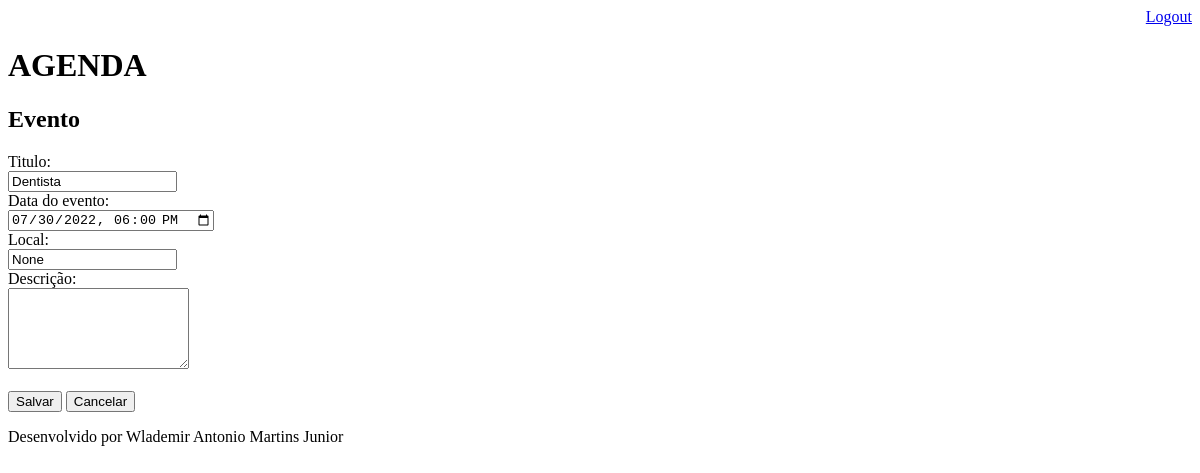
The app's page /agenda/evento/?id=1 (signed in), older data.
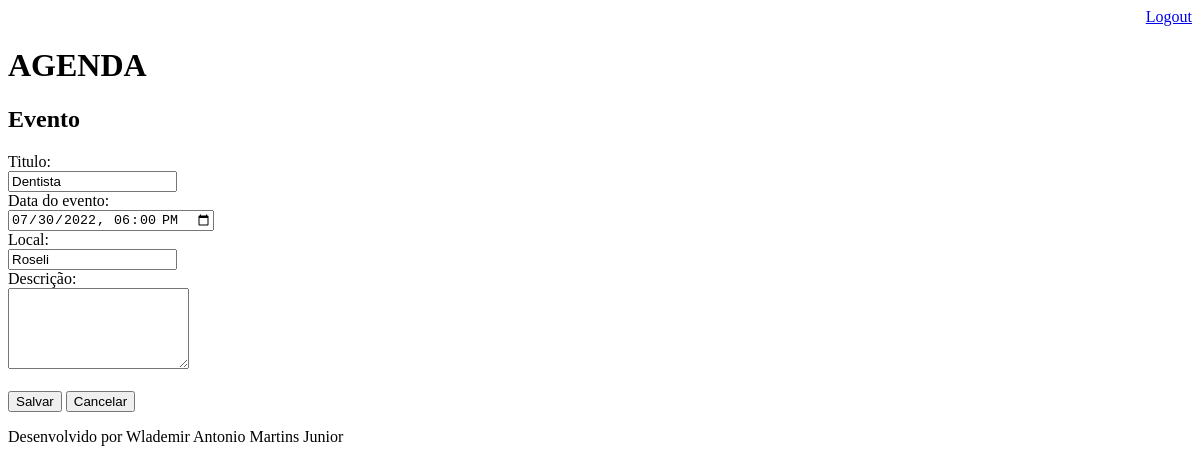
The same page, newer data.
### core/models.py (models this page shows, shortened)
class Evento(models.Model):
    titulo = models.CharField(max_length=100)
    descricao = models.TextField(blank=True, null=True)
    local = models.TextField(blank=True, null=True)
    data_evento = models.DateTimeField()
    data_criacao = models.DateTimeField(auto_now=True)
    usuario = models.ForeignKey(User, on_delete=models.CASCADE)
    class Meta:
        db_table = 'evento'
    def get_data_input_evento(self):
        return self.data_evento.strftime('%Y-%m-%dT%H:%M')

### core/views.py (the view)
# urls.py: path('agenda/evento/', views.evento),
@login_required(login_url='/login/')
def evento(request):
    id_evento = request.GET.get('id')
    dados = {}
    if id_evento:
        dados['evento'] = Evento.objects.get(id=id_evento)
    return render(request, 'evento.html', dados)

### templates/evento.html (shortened to what this page needs)
{% extends 'model-page.html' %}
{% block content %}
    <h2>Evento</h2>
    <form action="submit" method="POST"> {% csrf_token %}
        <label>Titulo:</label>
        <br>
        <input type="text" name="titulo" size="18" value="{{ evento.titulo }}">
        <br>
        <label>Data do evento:</label>
        <br>
        <input type="datetime-local" name="data_evento" value="{{ evento.get_data_input_evento }}">
        <br>
        <label>Local:</label>
        <br>
        <input type="text" name="local" size="18" value="{{ evento.local }}">
        <br>
        <label>Descrição:</label>
        <br>
        <textarea name="descricao" rows="5">{{ evento.descricao }}</textarea>
        <br><br>
        <button type="submit">Salvar</button>
        <a href="/">
            <button type="button">Cancelar</button>
        </a>
    </form>
{% endblock %}

Row changes from the older to the newer data that the page shows:
changed Evento "Dentista": local "None" → "Roseli"
